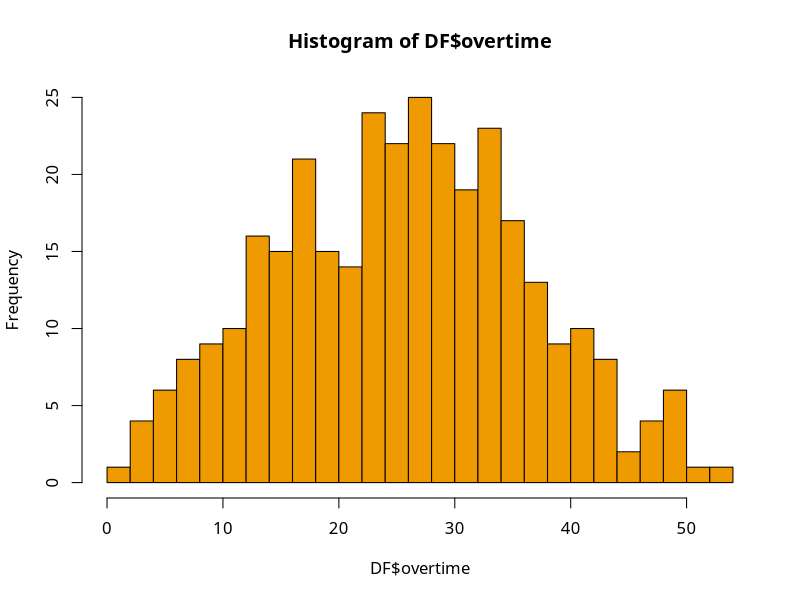
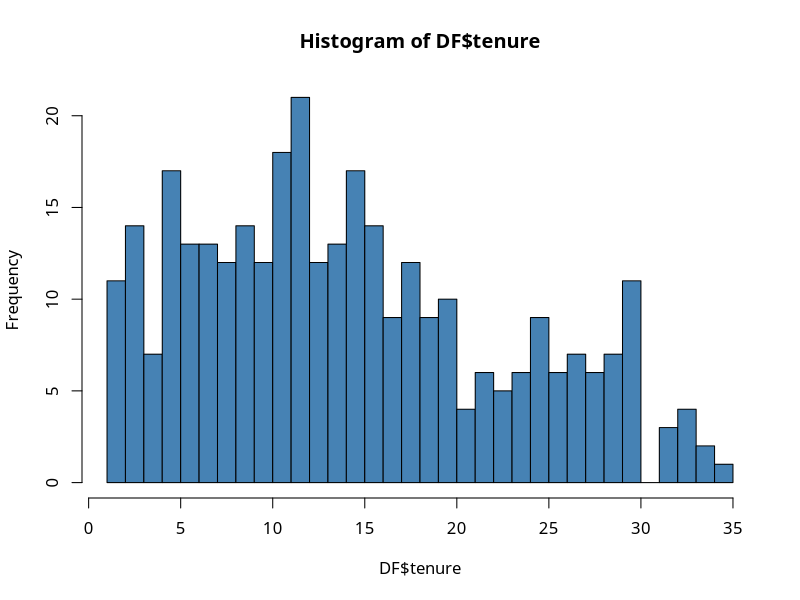
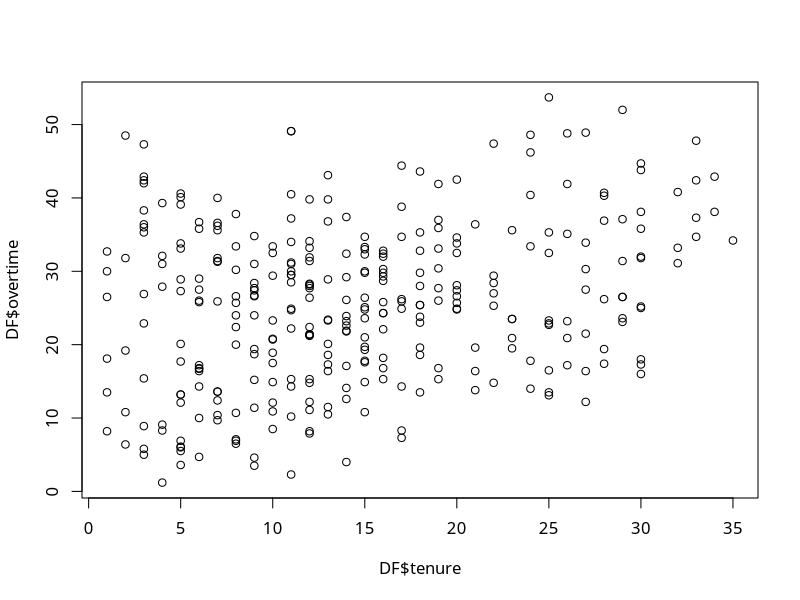
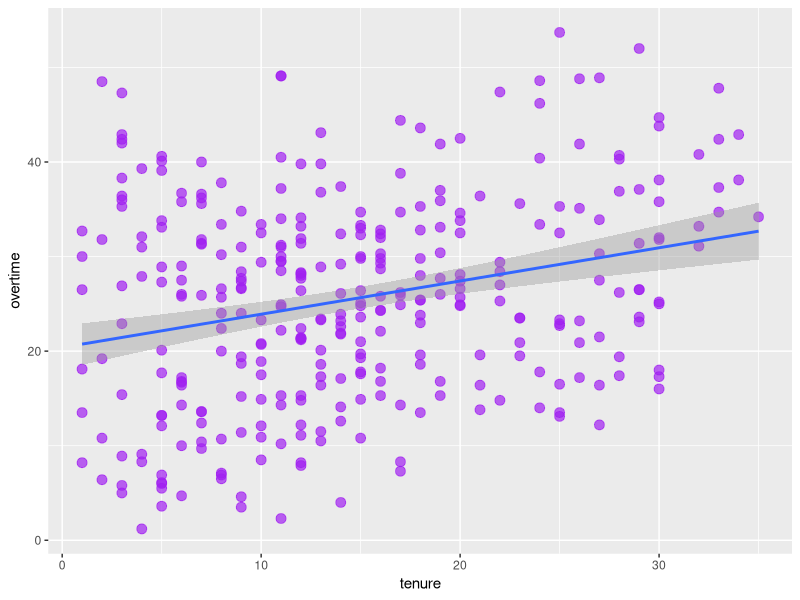

Here is the R script that generated these plots, in order:
setwd("~/Dev/data-science-book/ch03/")  # current directoryを設定
par(family = "HiraKakuProN-W3")  # 描画の文字設定1をmac用に変更

#簡単な線形回帰モデル

#目的変数：残業時間 overtime
#説明変数：勤続年数 tenure
#　　　　　部門 section（Ademin, IT, Sales ）

#データの読込み
DF <- read.table("StaffOvertime.csv",
                  sep = ",",                #カンマ区切りのファイル
                  header = TRUE,            #1行目はヘッダー(列名)
                  stringsAsFactors = FALSE) #文字列を文字列型で取込む

#データの構造と項目の一覧を確認する
str(DF)

#データフレームの先頭と最後を表示
head(DF)
tail(DF)

#関数summary()を使って平均値,中央値などを表示
summary(DF)

#ヒストグラムを表示（x軸の区間は30分割する）
hist(DF$overtime, breaks=30, col="orange2")
hist(DF$tenure,   breaks=30, col="steelblue")

#残業時間と勤続年数の関係を図示（標準のplot()関数）
plot(DF$tenure, DF$overtime)

#残業時間と勤続年数の関係を図示
library(ggplot2)
ggplot(DF, aes( x=tenure, y=overtime) )+           #x軸とy軸を指定
  geom_point(colour="purple", size=3, alpha=0.7)+  #色,サイズ,透明度
  stat_smooth(method="lm", se=T)                   #回帰直線を加える
  # seは回帰直線を描く際に上下に幅（95％信頼区間）を持たせる指定
  # se=Tで直線に幅を加えて描く（se=Fで直線のみを描く）  

#関数lm()を使って回帰モデルを作成する
#扱う変数を括弧内に 目的変数~説明変数 の形で記述
#これだけでは詳しい情報は表示されない
lm( overtime ~ tenure, data=DF)

#モデルを一旦LM1という名前でオブジェクトに格納する
LM1 <- lm( overtime ~ tenure, data=DF)

#一旦格納したモデルを関数summary()で表示する
#この場合はより詳しい情報が表示される
summary(LM1)

